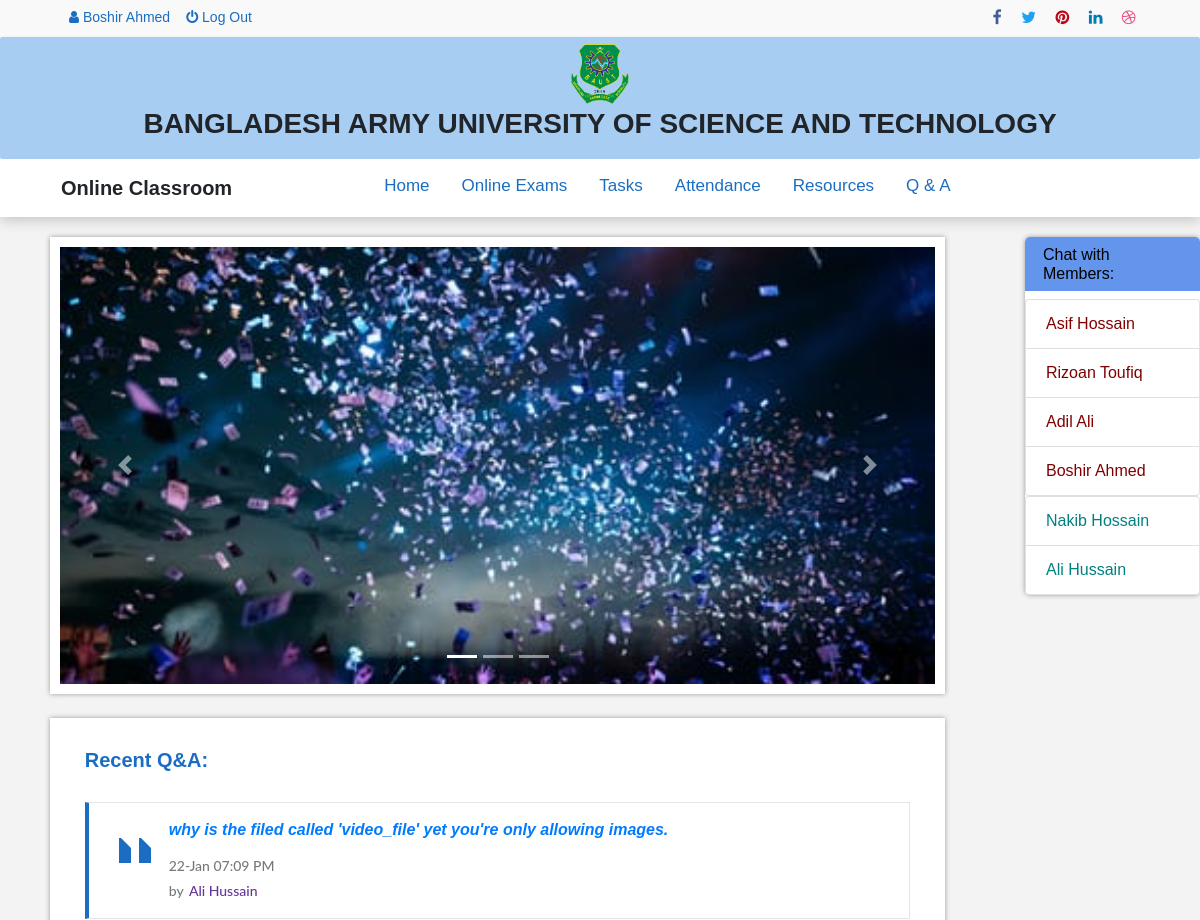
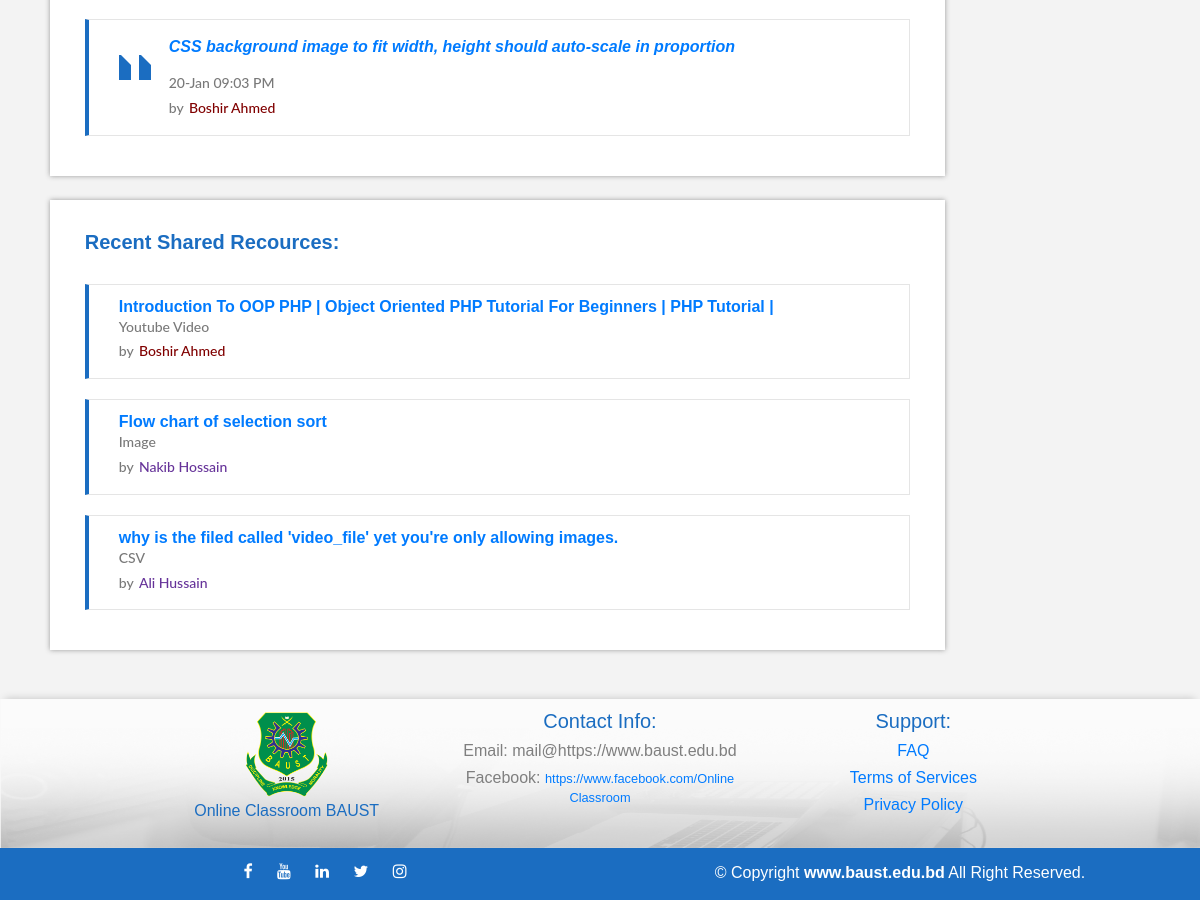
The page /index.php (signed in) on the database its author committed (2 pictures, top to bottom).
### tables this page shows
CREATE TABLE IF NOT EXISTS `teacher_register` (
  `id` int(11) NOT NULL AUTO_INCREMENT,
  `name` varchar(100) NOT NULL,
  `email` varchar(100) NOT NULL,
  `designation` varchar(100) NOT NULL,
  `password` varchar(100) NOT NULL,
  PRIMARY KEY (`id`)
);

CREATE TABLE IF NOT EXISTS `qa_post` (
  `id` int(11) NOT NULL AUTO_INCREMENT,
  `title` varchar(1000) NOT NULL,
  `user` varchar(100) NOT NULL,
  `userType` varchar(100) NOT NULL,
  `details` varchar(1000) NOT NULL,
  `time` timestamp NOT NULL,
  `vote` int(10) NOT NULL,
  PRIMARY KEY (`id`)
);

CREATE TABLE IF NOT EXISTS `student_register` (
  `id` int(11) NOT NULL AUTO_INCREMENT,
  `email` varchar(100) NOT NULL,
  `name` varchar(100) NOT NULL,
  `roll` varchar(100) NOT NULL,
  `class` varchar(100) NOT NULL,
  `section` varchar(10) NOT NULL,
  `password` varchar(100) NOT NULL,
  PRIMARY KEY (`id`)
);

CREATE TABLE IF NOT EXISTS `resource` (
  `id` int(11) NOT NULL AUTO_INCREMENT,
  `title` varchar(100) NOT NULL,
  `description` varchar(1000) NOT NULL,
  `type` varchar(100) NOT NULL,
  `url` varchar(1000) NOT NULL,
  `filename` varchar(200) NOT NULL,
  `user` varchar(100) NOT NULL,
  `userType` varchar(100) NOT NULL,
  PRIMARY KEY (`id`)
);

### index.php (the view, shortened to what this page needs)
<?php
	require_once('inc/top.php');
?>
	<div class="section" style="">
			<?php if(!empty($user)){?>
		<div class="row">
			<div class="col-md-10">
				<div class="sliderBox">
					<div id="carouselExampleIndicators" class="carousel slide" data-ride="carousel">
						<ol class="carousel-indicators">
							<li data-target="#carouselExampleIndicators" data-slide-to="0" class="active"></li>
							<li data-target="#carouselExampleIndicators" data-slide-to="1"></li>
							<li data-target="#carouselExampleIndicators" data-slide-to="2"></li>
						</ol>
						<div class="carousel-inner">
							<div class="carousel-item active">
							<img src="slider1.jpg" class="d-block w-100" alt="...">
							</div>
						</div>
						<a class="carousel-control-prev" href="#carouselExampleIndicators" role="button" data-slide="prev">
							<span class="carousel-control-prev-icon" aria-hidden="true"></span>
						</a>
						<a class="carousel-control-next" href="#carouselExampleIndicators" role="button" data-slide="next">
							<span class="carousel-control-next-icon" aria-hidden="true"></span>
						</a>
					</div>
				</div>
				<br>
				<div class="box90">
				 	<h5 class="boxHeader">Recent Q&A:</h5>
				 	<?php
                    $qa_data = mysqli_query($con, "SELECT * FROM `qa_post` ORDER BY id DESC Limit 2");
                    if(mysqli_num_rows($qa_data)>0){
                        while($row = mysqli_fetch_array($qa_data)){
                            $id = $row['id'];
                            $title = $row['title'];
                            $time = $row['time'];
                            $time = date('d-M h:i A', strtotime($time));
                            $userEmail = $row['user'];
                            $TypeofUser = $row['userType'];
                            if($TypeofUser == 'teacher'){
                                $teacher_info = mysqli_query($con, "SELECT * FROM teacher_register WHERE email = '$userEmail'");
                                $row = mysqli_fetch_array($teacher_info);
                                $teacher_name = $row['name'];
                        ?>
                            <a style="text-decoration: none;" href="qa_details.php?id=<?php echo $id; ?>"><div class="reviewBox hoverEffect paged-element" style="margin-bottom:10px;">
                            <p style="font-weight: bold;"><?php echo $title?></p>
                            <h1><?php echo $time;?></h1>
                            <h1>by <span style="color:Maroon;"><?php echo $teacher_name; ?></span></h1>
                            </div></a>
                        <?php
                            }
                            else if($TypeofUser == 'student'){
                                $student_info = mysqli_query($con, "SELECT * FROM student_register WHERE email = '$userEmail'");
                                $row = mysqli_fetch_array($student_info);
                                $student_name = $row['name'];
                        ?>
                            <a style="text-decoration: none;" href="qa_details.php?id=<?php echo $id; ?>"><div class="reviewBox hoverEffect paged-element" style="margin-bottom:10px;">
                            <p style="font-weight: bold;"><?php echo $title?></p>
                            <h1><?php echo $time;?></h1>
                            <h1>by <span style="color:RebeccaPurple;"><?php echo $student_name; ?></span></h1>
                            </div></a>
                        <?php
                            }
                        }
                    }
                    else{
                ?>
                    <h6 style="color:#7f7f7f; font-style: italic;">Nothing to show yet.</h6>
                <?php
                    }
                ?>
				</div>
				<br>
				<div class="box90">
					<h5 class="boxHeader">Recent Shared Recources:</h5>
					<?php
                    $resource = mysqli_query($con, "SELECT * FROM `resource` ORDER BY id DESC Limit 3");
                    if(mysqli_num_rows($resource)>0){
                        while($row = mysqli_fetch_array($resource)){
                            $id = $row['id'];
                            $title = $row['title'];
                            $type = $row['type'];
                            $userEmail = $row['user'];
                            $TypeofUser = $row['userType'];
                            if($TypeofUser == 'teacher'){
                                $teacher_info = mysqli_query($con, "SELECT * FROM teacher_register WHERE email = '$userEmail'");
                                $row = mysqli_fetch_array($teacher_info);
                                $teacher_name = $row['name'];
                        ?>
                            <a style="text-decoration: none;" href="resource_details.php?id=<?php echo $id; ?>"><div class="reviewBox2 hoverEffect paged-element" style="margin-bottom:10px;">
                            <p style="font-weight: bold; margin-bottom: 0; padding-bottom: 0;"><?php echo $title?></p>
                            <h1><?php echo $type;?></h1>
                            <h1>by <span style="color:maroon;"><?php echo $teacher_name; ?></span></h1>
                            </div></a>
                        <?php
                            }
                            else if($TypeofUser == 'student'){
                                $student_info = mysqli_query($con, "SELECT * FROM student_register WHERE email = '$userEmail'");
                                $row = mysqli_fetch_array($student_info);
                                $student_name = $row['name'];
                        ?>
                            <a style="text-decoration: none;" href="resource_details.php?id=<?php echo $id; ?>"><div class="reviewBox2 hoverEffect paged-element" style="margin-bottom:10px;">
                            <p style="font-weight: bold;margin-bottom: 0; padding-bottom: 0;"><?php echo $title?></p>
                            <h1><?php echo $type;?></h1>
                            <h1>by <span style="color:RebeccaPurple;"><?php echo $student_name; ?></span></h1>
                            </div></a>
                        <?php
                            }
                        }
                    }
                    else{
                ?>
                    <h6 style="color:#7f7f7f; font-style: italic;">Nothing to show yet.</h6>
                <?php
                    }
                ?>
				</div>
			</div>
			<div class="col-md-2">
				<div class="box2nd95" style="">
					<h6 class="box2ndHeader">Chat with Members:</h6>
					<div class="list-group" style="max-height: 300px;position: relative; overflow-y: scroll;">
					<?php
						$qr= mysqli_query($con, "SELECT * FROM teacher_register ORDER BY id DESC");
						while($row=mysqli_fetch_array($qr)){
							$name = $row['name'];
							$email = $row['email'];
					?>
					  <a href="chat.php?username=<?php echo $email ?>" class="list-group-item list-group-item-action"><span style="color: maroon;"><?php echo $name; ?></span></a>
					 <?php
						}
					 ?>
					</div>
					<div class="list-group" style="max-height: 300px;position: relative; overflow-y: scroll;">
					<?php
						$qr= mysqli_query($con, "SELECT * FROM student_register ORDER BY id DESC");
						while($row=mysqli_fetch_array($qr)){
							$name = $row['name'];
							$email = $row['email'];
					?>
					  <a href="chat.php?username=<?php echo $email ?>" class="list-group-item list-group-item-action"><span style="color: teal;"><?php echo $name; ?></span></a>
					 <?php
						}
					 ?>
					</div>
				</div>
			</div>
		</div>
		<?php
		}
		 ?>
	</div>
<?php
	require_once('inc/footer.php');
?>

### inc/top.php (shortened to what this page needs)
<?php
	require_once('db.php');
	$user = "";
	if(isset($_SESSION['teacher'])){
		$user = $_SESSION['teacher'];
		$qr = mysqli_query($con, "SELECT * FROM teacher_register WHERE email = '$user'");
		$row = mysqli_fetch_array($qr);
		$name = $row['name'];
	}
?>
<!DOCTYPE html>
<html>
<head>
	<link href="https://fonts.maateen.me/kalpurush/font.css" rel="stylesheet">
	<link rel="stylesheet" href="https://stackpath.bootstrapcdn.com/bootstrap/4.3.1/css/bootstrap.min.css">
	<link rel="stylesheet" type="text/css" href="css/index.css">
	<link rel="stylesheet" href="https://cdnjs.cloudflare.com/ajax/libs/font-awesome/4.7.0/css/font-awesome.min.css">
</head>
<body>
	<div class="top">
		<div class="top_one">
			<div class="container">
			<div class="row uppr">
		      <div class="col-md-5 col-sm-6">
		        <div class="top-address uppernav">
				<?php
					if(!empty($user)){
				?>
				<a href="#" class=""><i class="fa fa-user"></i> <?php echo $name;?></a>
				<a href="logout.php"><i class="fa fa-power-off"></i> Log Out</a>
				<?php
					}
					else{
				?>
		          <a href="login.php" class=""><i class="fa fa-user"></i> Login</a>
			  	  <a href="signup.php">Sign Up</a>
				<?php
					}
				?>
		        </div>
		      </div>
		      <div class="col-md-3 col-sm-3">
		      </div>
		      <div class="col-md-4 col-sm-3">
		        <div class="top-right-menu">
		          <ul class="social-icons text-right">
		            <li><a class="facebook social-icon" href="javascript:void(0)" title="Facebook"><i class="fa fa-facebook"></i></a></li>
		            <li><a class="twitter social-icon" href="javascript:void(0)" title="Twitter"><i class="fa fa-twitter"></i></a></li>
		            <li><a class="pinterest social-icon" href="javascript:void(0)" title="pinterest"><i class="fa fa-pinterest"></i></a></li>
		            <li><a class="linkedin social-icon" href="javascript:void(0)" title="linkedin"><i class="fa fa-linkedin"></i></a></li>
		            <li><a class="dribbble social-icon" href="javascript:void(0)" title="Dribbble"><i class="fa fa-dribbble"></i></a></li>
		          </ul>
		        </div>
		      </div>
		    </div>
		 </div>
		</div>
		<div>
	      <div class="uniName">
			<center><img class="logo" src="img/logo.png" ></center>
			<h3 style="text-align: center; font-weight: bold;">BANGLADESH ARMY UNIVERSITY OF SCIENCE AND TECHNOLOGY</h3>
	      </div>
		</div>
		 <div class="container top_three">
			<div class="topnav" id="myTopnav">
			  <a><b class="logo2">Online Classroom</b></a>
              <a href="index.php" class="nav_content">Home</a>
              <a href="online_exams.php" class="nav_content">Online Exams</a>
              <a href="tasks.php" class="nav_content">Tasks</a>
			  <a href="attendance.php" class="nav_content">Attendance</a>
			  <a href="resource.php" class="nav_content">Resources</a>
			  <a href="qa.php" class="nav_content">Q & A</a>
			</div>
		</div>
	</div>

### css/index.css (style rules this page uses)
body { position: relative; min-height: 100%; width: 100%; margin: 0; font-family: 'Kalpurush', Arial, Helvetica, sans-serif !important; background-color: #f3f3f3; }
html { scroll-behavior: smooth; }
.hoverEffect { transition: 0.5s; cursor: pointer; }
.reviewBox p { padding-top:15px; font-style:italic; }
.reviewBox2 p { padding-top:10px; }
.reviewBox { width:100%; padding-left: 80px; padding-right: 25px; border: 1px solid #e5e5e5; padding-bottom:10px; min-height: 50px; margin-top: 20px; margin-bottom: 40px; position:relative; background:#fff; border-left: 4px solid #1B6DC1; }
.reviewBox2 { width:100%; padding-left: 30px; padding-right: 25px; border: 1px solid #e5e5e5; padding-bottom:10px; min-height: 50px; margin-top: 20px; margin-bottom: 40px; position:relative; background:#fff; border-left: 4px solid #1B6DC1; }
.reviewBox:after { content: ''; width: 1px; height: 149px; position: absolute; left: -2px; top: -1px; }
.reviewBox h1 { font-size:14px; font-weight:500; color:#797979; font-family: 'Lato', sans-serif; margin-top:0px; }
.reviewBox h1 span { margin:0 2px 0 2px; }
.reviewBox2 h1 { font-size:14px; font-weight:500; color:#797979; font-family: 'Lato', sans-serif; margin-top:0px; }
.reviewBox2 h1 span { margin:0 2px 0 2px; }
.box2nd95 { background: white; width: 100%; padding: 0px; -moz-box-shadow: 0 0 5px #999; -webkit-box-shadow: 0 0 5px #999; box-shadow: 0 0 5px #999;font-family: Helvetica; border-radius: 5px; transition: 0.5s; }
.box2ndHeader { background-color: #6495ED ; color:#000; padding: 8px 18px; border-radius: 5px 5px 0px 0px; }
.sliderBox { background: white; width: 90%; margin:0 auto; padding: 10px; -moz-box-shadow: 0 0 5px #999; -webkit-box-shadow: 0 0 5px #999; box-shadow: 0 0 5px #999;font-family: Helvetica; }
.box90 { background: white; width: 90%; margin:0 auto; padding: 30px 35px; -moz-box-shadow: 0 0 5px #999; -webkit-box-shadow: 0 0 5px #999; box-shadow: 0 0 5px #999;font-family: Helvetica; }
.boxHeader { color: #1B6DC1; font-weight: bold; padding-bottom: 10px; }
.logo { margin-top: -5px; height:65px; }
.logo2 { margin-right: 300px; margin-top: -5px; font-size: 20px; }
.top_one { background: #f9f9f9; border-bottom: 1px solid #f2f2f2; padding: 6px 0; }
.uppr { width: 99.5%; margin-left: 0.1%; }
.top { z-index: 10; box-shadow: 0px 3px 13px 0px rgba(0,0,0,0.2); background: white; top: 100; width: 100%; }
.top-right-menu ul.social-icons { margin: 0; padding: 0; }
.top-right-menu ul.social-icons li { display: inline-block; margin-left: 15px; position: relative; }
.top-right-menu ul.social-icons li a { display: inline-block; text-decoration: none; -webkit-transition: all 0.2s ease-in-out; transition: all 0.2s ease-in-out; font-size: 15px; }
.top-address p a, .top-right-menu ul.social-icons li a, .top-address p span { font-size: 16px; }
.facebook.social-icon { color: #415E9B; }
.twitter.social-icon { color: #1DA1F3; }
.pinterest.social-icon { color: #BD081B; }
.linkedin.social-icon { color: #007BB5; }
.dribbble.social-icon { color: #EB4D88; }
.uppernav { overflow: hidden; z-index: 100000; }
.uppernav a { float: left; display: block; color: #1B6DC1; text-align: center; padding: 1px 8px; text-decoration: none; font-size: 14px; font-family: Helvetica; }
.topnav { overflow: hidden; background-color: #fff; z-index: 100000; }
.topnav a { float: left; display: block; color: #1B6DC1; text-align: center; padding: 14px 16px; text-decoration: none; font-size: 17px; font-family: Helvetica; }
.active { color: #4CAF50;; }
.uniName { background: #A7CDF2; border-radius: 2px; padding: 10px; }
.section { padding-top: 20px; padding-bottom: 250px; min-height: 700px; }
@media screen and (max-width: 1280px) { .logo2 { margin-right: 250px; margin-top: -5px; height:35px; } }
@media screen and (max-width: 1200px) { .logo2 { margin-right: 120px; margin-top: -5px; height:35px; } }

### rows shown on the page
teacher_register: name "Boshir Ahmed"
qa_post: title "why is the filed called 'video_file' yet you're only allowing images.", time "22-Jan 07:09 PM", student_register.name "Ali Hussain"
qa_post: title "CSS background image to fit width, height should auto-scale in proportion", time "20-Jan 09:03 PM", teacher_register.name "Boshir Ahmed"
resource: title "Introduction To OOP PHP | Object Oriented PHP Tutorial For Beginners | PHP Tutorial |", type "Youtube Video", teacher_register.name "Boshir Ahmed"
resource: title "Flow chart of selection sort", type "Image", student_register.name "Nakib Hossain"
resource: title "why is the filed called 'video_file' yet you're only allowing images.", type "CSV", student_register.name "Ali Hussain"
teacher_register: name "Asif Hossain"
teacher_register: name "Rizoan Toufiq"
teacher_register: name "Adil Ali"
student_register: name "Nakib Hossain"
student_register: name "Ali Hussain"
